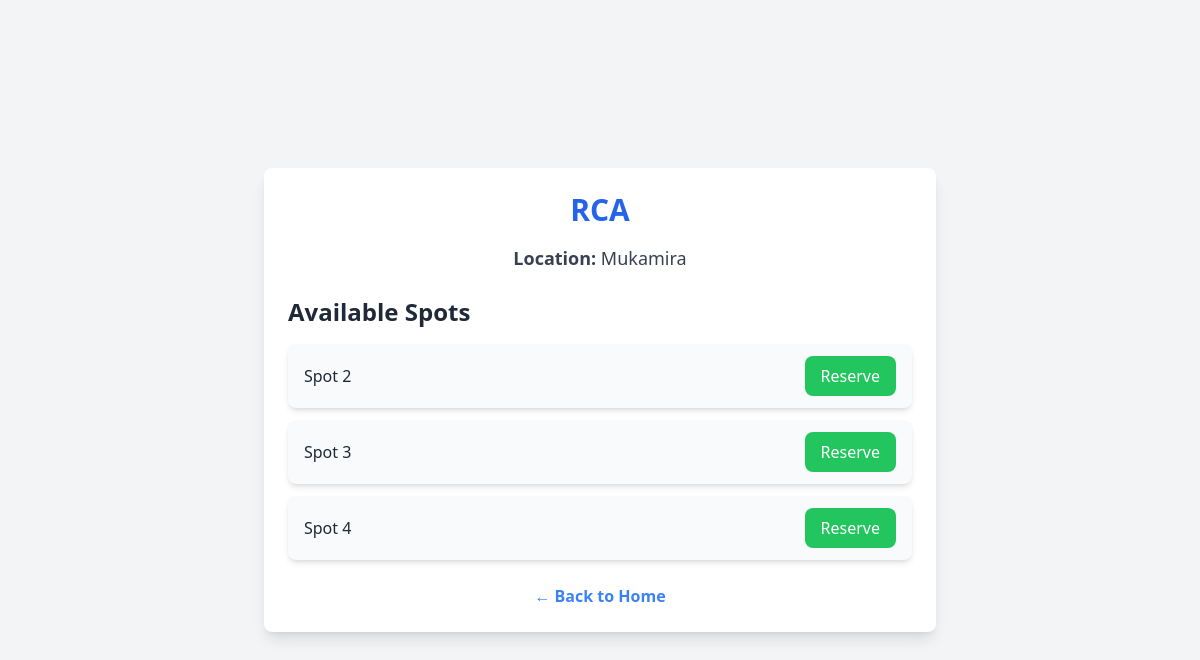
The app's page /lot/3/ with its own data.
### parking/models.py (models this page shows, shortened)
class ParkingLot(models.Model):
    name = models.CharField(max_length=100)
    location = models.TextField()
    total_spots = models.IntegerField()

class ParkingSpot(models.Model):
    lot = models.ForeignKey(ParkingLot, on_delete=models.CASCADE)
    spot_number = models.IntegerField()
    is_available = models.BooleanField(default=True)
    price = models.DecimalField(max_digits=10, decimal_places=2, default=0.00)  # Price of the spot in dollars

### parking/views.py (the view)
# urls.py: path('lot/<int:lot_id>/', views.lot_detail, name='lot_detail'),
def lot_detail(request, lot_id):
    parking_lot = get_object_or_404(ParkingLot, id=lot_id)
    available_spots = ParkingSpot.objects.filter(lot=parking_lot, is_available=True)
    return render(request, 'parking/lot_detail.html', {'parking_lot': parking_lot, 'available_spots': available_spots})

### parking/templates/parking/lot_detail.html (shortened to what this page needs)
<!DOCTYPE html>
<html lang="en">
<head>
    <script src="https://cdn.tailwindcss.com"></script>
</head>
<body class="bg-gray-100 min-h-screen flex items-center justify-center">
    <div class="bg-white shadow-lg rounded-lg p-6 w-full max-w-2xl">
        <h1 class="text-3xl font-bold text-blue-600 text-center mb-4">{{ parking_lot.name }}</h1>
        <p class="text-gray-700 text-lg text-center mb-6">
            <span class="font-semibold">Location:</span> {{ parking_lot.location }}
        </p>
        <h2 class="text-2xl font-semibold text-gray-800 mb-4">Available Spots</h2>
        <ul class="space-y-3">
            {% for spot in available_spots %}
                <li class="flex items-center justify-between bg-gray-50 rounded-lg shadow-md px-4 py-3">
                    <span class="text-gray-800 font-medium">Spot {{ spot.spot_number }}</span>
                    <a href="{% url 'reserve_spot' spot.id %}" class="bg-green-500 text-white py-2 px-4 rounded-lg hover:bg-green-600 transition">
                        Reserve
                    </a>
                </li>
            {% endfor %}
        </ul>
        <div class="text-center mt-6">
            <a href="{% url 'home' %}" class="text-blue-500 hover:text-blue-700 font-semibold transition">
                &larr; Back to Home
            </a>
        </div>
    </div>
</body>
</html>

### records on screen
ParkingLot: name "RCA", location "Mukamira"
ParkingSpot: spot_number "2"
ParkingSpot: spot_number "3"
ParkingSpot: spot_number "4"
